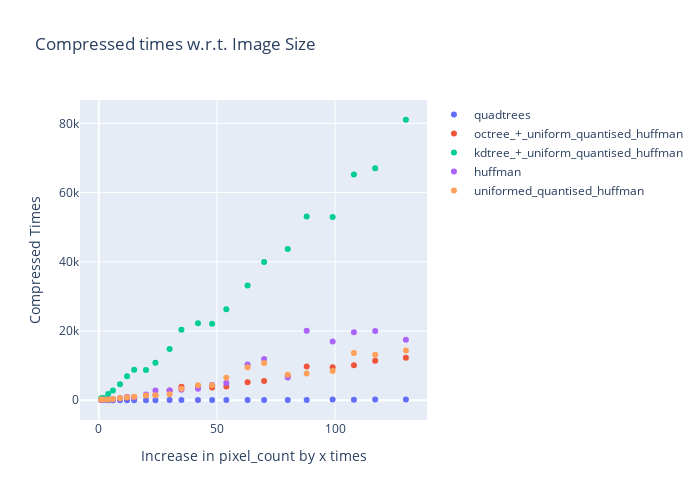

Notebook code for this chart:
### Code cell
plot_image(pixel_counts, compressedTimes, "Compressed times w.r.t. Image Size", "Compressed Times")

### Figure 1 — Plotly figure (JSON) as saved in the notebook; plotly's stock layout.template omitted (floating-point values rounded to 4 significant figures)
{"data": [{"mode": "markers", "name": "quadtrees", "type": "scatter", "x": [1, 2, 4, 6, 9, 12, 15, 20, 24, 30, 35, 42, 48, 54, 63, 70, 80, 88, 99, 108, 117, 130], "y": [42, 8, 5, 6, 10, 15, 19, 37, 40, 58, 96, 53, 61, 68, 78, 88, 69, 102, 223, 174, 201, 216]}, {"mode": "markers", "name": "octree_+_uniform_quantised_huffman", "type": "scatter", "x": [1, 2, 4, 6, 9, 12, 15, 20, 24, 30, 35, 42, 48, 54, 63, 70, 80, 88, 99, 108, 117, 130], "y": [136, 121, 203, 321, 615, 815, 951, 1449, 1519, 2801, 3889, 3799, 3706, 3947, 5182, 5575, 7009, 9768, 9532, 10139, 11427, 12294]}, {"mode": "markers", "name": "kdtree_+_uniform_quantised_huffman", "type": "scatter", "x": [1, 2, 4, 6, 9, 12, 15, 20, 24, 30, 35, 42, 48, 54, 63, 70, 80, 88, 99, 108, 117, 130], "y": [614, 682, 1832, 2851, 4661, 6966, 8797, 8753, 10858, 14832, 20405, 22221, 22085, 26312, 33122, 39959, 43675, 53079, 52916, 65223, 67022, 81038]}, {"mode": "markers", "name": "huffman", "type": "scatter", "x": [1, 2, 4, 6, 9, 12, 15, 20, 24, 30, 35, 42, 48, 54, 63, 70, 80, 88, 99, 108, 117, 130], "y": [120, 122, 301, 291, 532, 927, 898, 1668, 2811, 2811, 3033, 3355, 4406, 5003, 10359, 11924, 6607, 20065, 16953, 19673, 19999, 17454]}, {"mode": "markers", "name": "uniformed_quantised_huffman", "type": "scatter", "x": [1, 2, 4, 6, 9, 12, 15, 20, 24, 30, 35, 42, 48, 54, 63, 70, 80, 88, 99, 108, 117, 130], "y": [218, 254, 226, 346, 551, 885, 1015, 1391, 1466, 1755, 3358, 4305, 4320, 6498, 9525, 10756, 7366, 7762, 8471, 13660, 13147, 14369]}], "layout": {"height": 500, "showlegend": true, "title": {"text": "Compressed times w.r.t. Image Size"}, "width": 700, "xaxis": {"autorange": true, "range": [-8.071, 139.1], "title": {"text": "Increase in pixel_count by x times"}, "type": "linear"}, "yaxis": {"autorange": true, "range": [-5701.0, 86740.0], "title": {"text": "Compressed Times"}, "type": "linear"}}}
